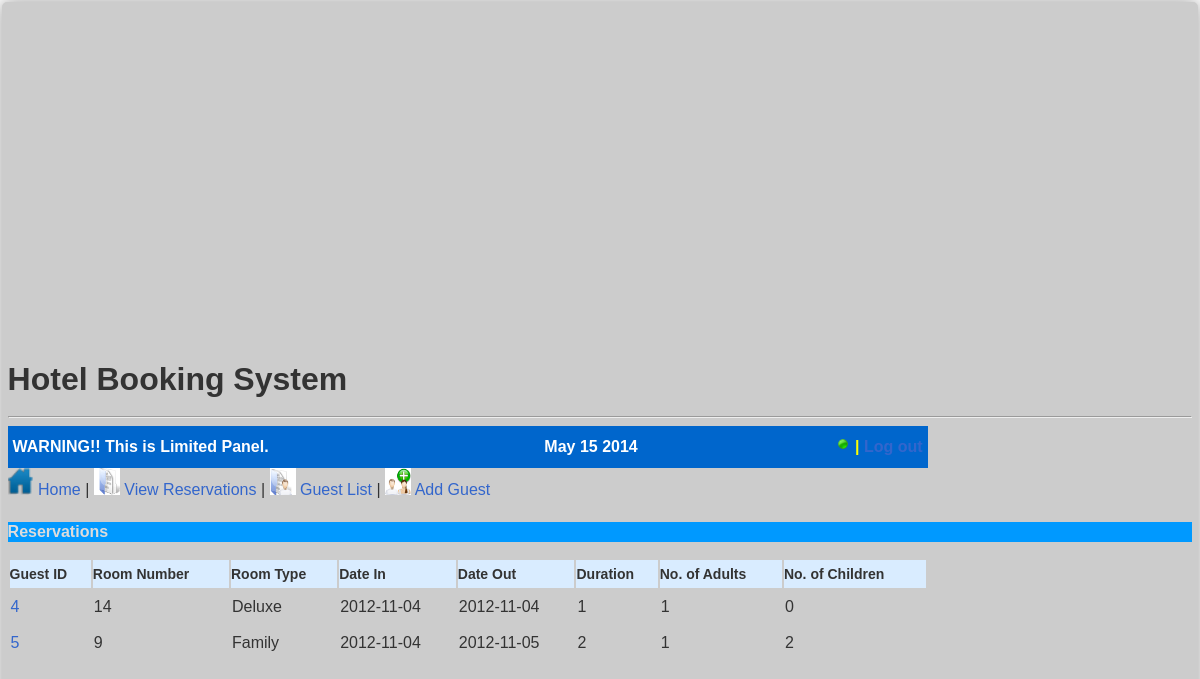
The page /v1-user/reservation.php on the database its author committed.
### tables this page shows
CREATE TABLE `reservations` (
  `ReservationId` int(4) NOT NULL auto_increment,
  `CustomerId` int(3) NOT NULL,
  `RoomNo` int(3) NOT NULL,
  `RoomType` text NOT NULL,
  `DateIn` varchar(10) NOT NULL,
  `DateOut` varchar(10) NOT NULL,
  `Duration` int(3) NOT NULL,
  `Month` text NOT NULL,
  `NoAdults` int(2) NOT NULL,
  `NoChildren` int(2) NOT NULL,
  PRIMARY KEY  (`ReservationId`)
);

### v1-user/reservation.php (the view, shortened to what this page needs)
<?php
require_once('_connections/db_link.php');
$select_reservation = "SELECT * FROM reservations";
$select_reservation = mysql_query($select_reservation,$db_link) or die(mysql_error());
$row_result_reservation = mysql_fetch_assoc($select_reservation);
$totalRows_reservation = mysql_num_rows($select_reservation);
?>
<!DOCTYPE HTML PUBLIC "-//W3C//DTD HTML 4.01 Transitional//EN" "http://www.w3.org/TR/html4/loose.dtd">
<html>
<head>
<link href="styles/main_style.css" media="screen" rel="stylesheet" type="text/css" />
</head>
<body>
<table class="container" align="center">
<tr><td>
<h1>Hotel Booking System</h1>
<hr /><table class="info_bar" cellspacing="5px" cellpadding="0px" width="920px">
<tr>
<td class="info">WARNING!! This is Limited Panel.</td>
<td class="info"><?php echo date("F d Y")?></td>
<td class="logout_box"><img src = "images/online.ico" align="bottom"><?php echo $_SESSION['MM_Username']; ?> | <a href="<?php echo $logoutAction ?>">Log out</a></td>
</tr></table>
<div class="navi_icons">
<a href="limitedpanel.php"><img src="images/home.png" alt="home icon" width="26" height="27" title="Home"> Home</a> |
<a href="reservation.php"><img src="images/reservations.png" alt="reservations icon" width="26" height="27" title="View Reservations"> View Reservations</a> |
<a href="guestlist.php"><img src="images/guestlist.png" alt="guestlist icon" width="26" height="27" title="Guest List"> Guest List</a> |
<a href="check_rooms.php"><img src ="images/addguest.png" alt="addguest" width="26" height="27" title="Add Guest"> Add Guest</a> </div>
<h3>Reservations</h3>
<table width="920" border="0">
  <tr>
    <th scope="col">Guest ID </th>
    <th scope="col">Room Number </th>
    <th scope="col">Room Type </th>
    <th scope="col">Date In </th>
    <th scope="col">Date Out </th>
    <th scope="col">Duration</th>
    <th scope="col">No. of Adults </th>
    <th scope="col">No. of Children </th>
  </tr><?php
  if ($totalRows_reservation == '0') {
  echo "<h1>There are no reservations made.</h1>";
 }
	else {
		do { ?>
  <tr>
  	<td><a href="viewguest.php?GNo=<?php echo $row_result_reservation['CustomerId']; ?>"><?php echo  $row_result_reservation['CustomerId']; ?></a></td>
    <td><?php echo  $row_result_reservation['RoomNo']; ?></td>
    <td><?php echo  $row_result_reservation['RoomType']; ?></td>
    <td><?php echo  $row_result_reservation['DateIn']; ?></td>
    <td><?php echo  $row_result_reservation['DateOut']; ?></td>
    <td><?php echo  $row_result_reservation['Duration']; ?></td>
    <td><?php echo  $row_result_reservation['NoAdults']; ?></td>
    <td><?php echo  $row_result_reservation['NoChildren']; ?></td>
  </tr><?php } while ($row_result_reservation = mysql_fetch_assoc($select_reservation));
	} ?>
</table>
</td></tr></table>
</body>
</html>

### rows shown on the page
reservations: CustomerId "4", RoomNo "14", RoomType "Deluxe", DateIn "2012-11-04", DateOut "2012-11-04", Duration "1", NoAdults "1", NoChildren "0"
reservations: CustomerId "5", RoomNo "9", RoomType "Family", DateIn "2012-11-04", DateOut "2012-11-05", Duration "2", NoAdults "1", NoChildren "2"
